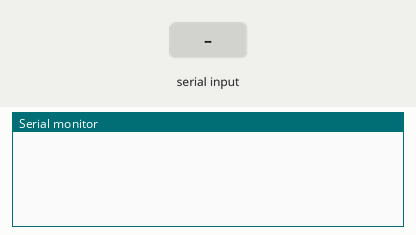
This sketch was run on a simulated ESP8266 (NodeMCU). Shown: the last lines printed to the serial monitor. The inputs (shaded band) are chosen by the test bench. WiFi joins after 1.5 s; servers stay silent unless stated; no MQTT or app messages arrive unless stated.

Above: at 2.7 s.
2.8 s: "1\n" received over Serial
At 3.4 s:
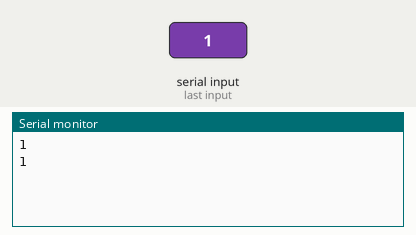
4.3 s: "0\n" received over Serial
At 5.5 s:
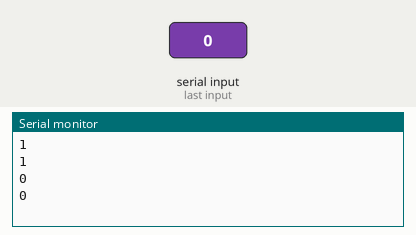
5.8 s: "2\n" received over Serial
At 7.0 s:
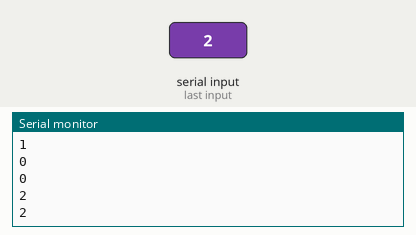
Timing chart, 0 to 8.8 s (numbered marks = the images above; inputs shaded):
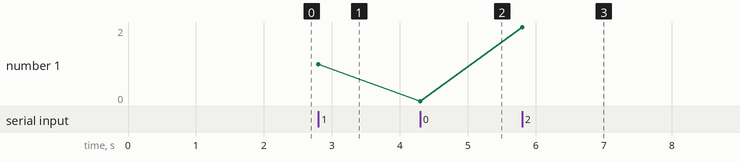

The sketch:

WiFiClient.ino
```cpp
/*
 *  This sketch sends data via HTTP GET requests to data.sparkfun.com service.
 *
 *  You need to get streamId and privateKey at data.sparkfun.com and paste them
 *  below. Or just customize this script to talk to other HTTP servers.
 *
 */

#include <ESP8266WiFi.h>
#include <PubSubClient.h>

byte mac[] = {  0x2C, 0x3A, 0xE8, 0x2F, 0x61, 0x6C };
IPAddress server(172, 24, 1, 1);

WiFiClient wifiClient;
PubSubClient client(server, 1883, wifiClient);

const char* ssid     = "3DPosition";
const char* password = "ProWo1337";

void setup() {
  Serial.begin(9600);
  delay(10);


  // We start by connecting to a WiFi network


  WiFi.mode(WIFI_STA);
  WiFi.begin(ssid, password);

  while (WiFi.status() != WL_CONNECTED) {
    delay(500);
  }

  client.connect("arduinoClient");


}

void loop() {

  printTestMessage();

}

void printTestMessage() {
  String input = Serial.readStringUntil('\n');
  Serial.println(input);
  char buf[input.length()+1];
  input.toCharArray(buf,input.length()+1);
  Serial.println(buf);
  client.publish("outTopic", buf);

}
```

Measured:
- after the input at 2.8 s, the serial monitor: prints a new line at once (image 1)
- after the input at 4.3 s, the serial monitor: prints a new line at once (image 2)
- after the input at 5.8 s, the serial monitor: prints a new line at once (image 3)
- plotted number 1: 1 → 0 after the input at 4.3 s, 0 → 2 after the input at 5.8 s
